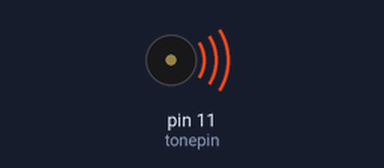
The sketch below on a simulated Arduino Uno, built with avr-gcc and run on an emulated ATmega328P. On the bench: buzzer (waves = sounding).

Above: at 0.18 s.
Timing chart, 0 to 26.2 s (numbered marks = the images above):
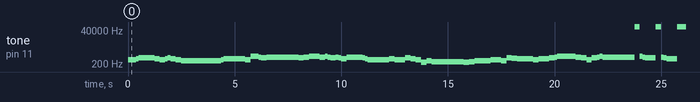

Measured:
- by itself, tone on pin 11 (tonepin): plays 393 Hz for 0.38 s, 441 Hz for 0.13 s, 525 Hz for 0.75 s, 441 Hz for 0.25 s, 393 Hz for 0.25 s, 441 Hz for 0.13 s … (291 notes in this stretch)

The sketch:

music4.ino
```cpp
#define NTC0 -1
#define NTC1 262
#define NTC2 294
#define NTC3 330
#define NTC4 350
#define NTC5 393
#define NTC6 441
#define NTC7 495

#define NTCL1 131
#define NTCL2 147
#define NTCL3 165
#define NTCL4 175
#define NTCL5 196
#define NTCL6 221
#define NTCL7 248

#define NTCH1 525
#define NTCH2 589
#define NTCH3 661
#define NTCH4 700
#define NTCH5 786
#define NTCH6 882
#define NTCH7 990
//列出全部C调的频率
#define WHOLE 1
#define HALF 0.5
#define QUARTER 0.25
#define EIGHTH 0.25
#define SIXTEENTH 0.625
//列出所有节拍
int tune[]=                 //根据简谱列出各频率
{
  NTC5,NTC5,NTC6,
  NTCH1,NTC6,NTC5,NTC6,NTCH1,NTC6,NTC5,
  NTC3,NTC3,NTC3,NTC5,
  NTC6,NTC6,NTC5,NTCH3,NTCH3,NTCH2,NTCH1,
  NTCH2,NTCH1,NTCH2,
  NTCH3,NTCH3,NTCH2,NTCH3,NTCH2,NTCH1,NTCH2,NTCH1,NTC6,

  NTCH2,NTCH2,NTCH2,NTCH1,NTC6,NTC5,
  NTC6,NTC5,NTC5,NTCH1,NTC6,NTC5,NTC1,NTC3,
  NTC2,NTC1,NTC2,
  NTC3,NTC5,NTC5,NTC3,NTCH1,NTC7,
  NTC6,NTC5,NTC6,NTCH1,NTCH2,NTCH3,

  NTCH3,NTCH2,NTCH1,NTC5,NTCH1,NTCH2,NTCH3,

  NTCH2,NTC0,NTCH3,NTCH2,
  NTCH1,NTC0,NTCH2,NTCH1,NTC6,NTC0,

  NTCH2,NTC6,NTCH1,NTCH1,NTCH1,NTC6,NTC5,NTC3,
  NTC5,
  NTC5,NTC6,NTCH1,NTC7,NTC6,
  NTCH3,NTCH3,NTCH3,NTCH3,NTCH2,NTCH2,NTCH1,
  NTC6,NTCH3,NTCH2,NTCH1,NTCH2,NTCH1,NTC6,
  NTCH1,
};
float durt[]=                   //根据简谱列出各节拍
{
0.5,0.25,0.25,
1.5,0.5,0.5,0.25,0.25,0.5,0.5,
1+1+1,0.5,0.25,0.25,
1.5,0.5,0.5,0.5,0.25,0.25,0.5,
1+1+1,0.5,0.5,
0.5,0.5,0.5,0.25,0.25,0.5,0.25,0.25,0.5,
0.5,0.5,0.5,0.25,0.25,1+1,
0.5,0.5,0.5,0.5,0.5,0.5,0.5,0.5,
1+1+1,0.5,0.5,


1.5,0.5,0.5,0.5,0.5,0.5,
1.5,0.5,1,0.5,0.25,0.25,
1.5,0.5,0.5,0.5,0.5,0.25,0.25,
1+1+1,0.5,0.25,0.25,
1,0.5,0.25,0.25,1,1,
0.5,0.5,0.5,0.5,1,0.25,0.25,0.5,
1+1+1+1,
0.5,0.5,0.5,0.5,1+1,
0.5,0.5,0.5,0.5,1.5,0.25,0.25,
1.5,0.5,1,0.25,0.25,0.25,0.25,1+1+1+1,

};
int length;
int tonepin=11;   //得用6号接口
void setup()
{
  pinMode(tonepin,OUTPUT);
  length=sizeof(tune)/sizeof(tune[0]);   //计算长度
}
void loop()
{
  for(int x=0;x<length;x++)
  {
    tone(tonepin,tune[x]);
    delay(500*durt[x]);   //这里用来根据节拍调节延时，500这个指数可以自己调整，在该音乐中，我发现用500比较合适。
    noTone(tonepin);
  }
  delay(2000);
}
```
